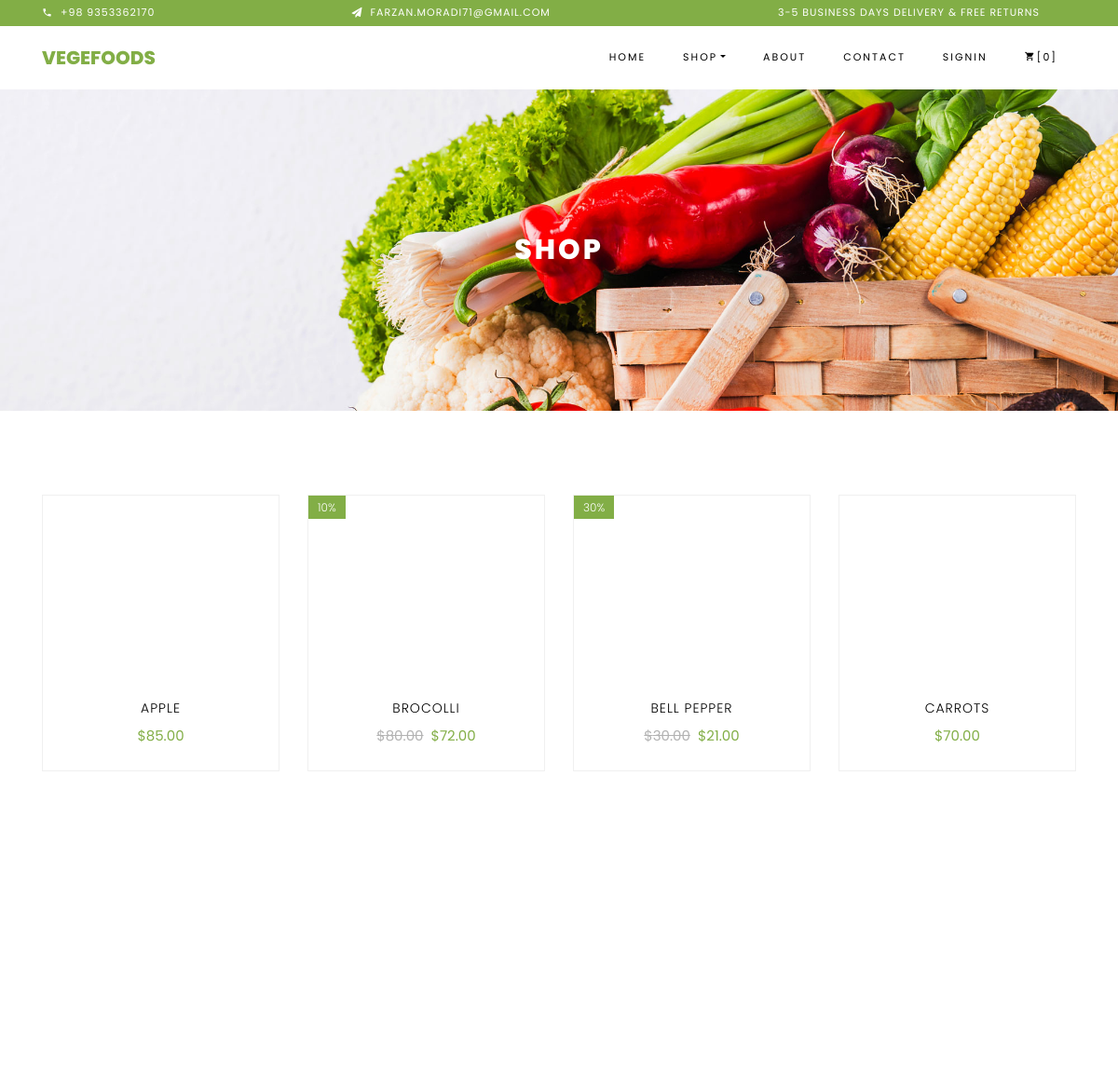
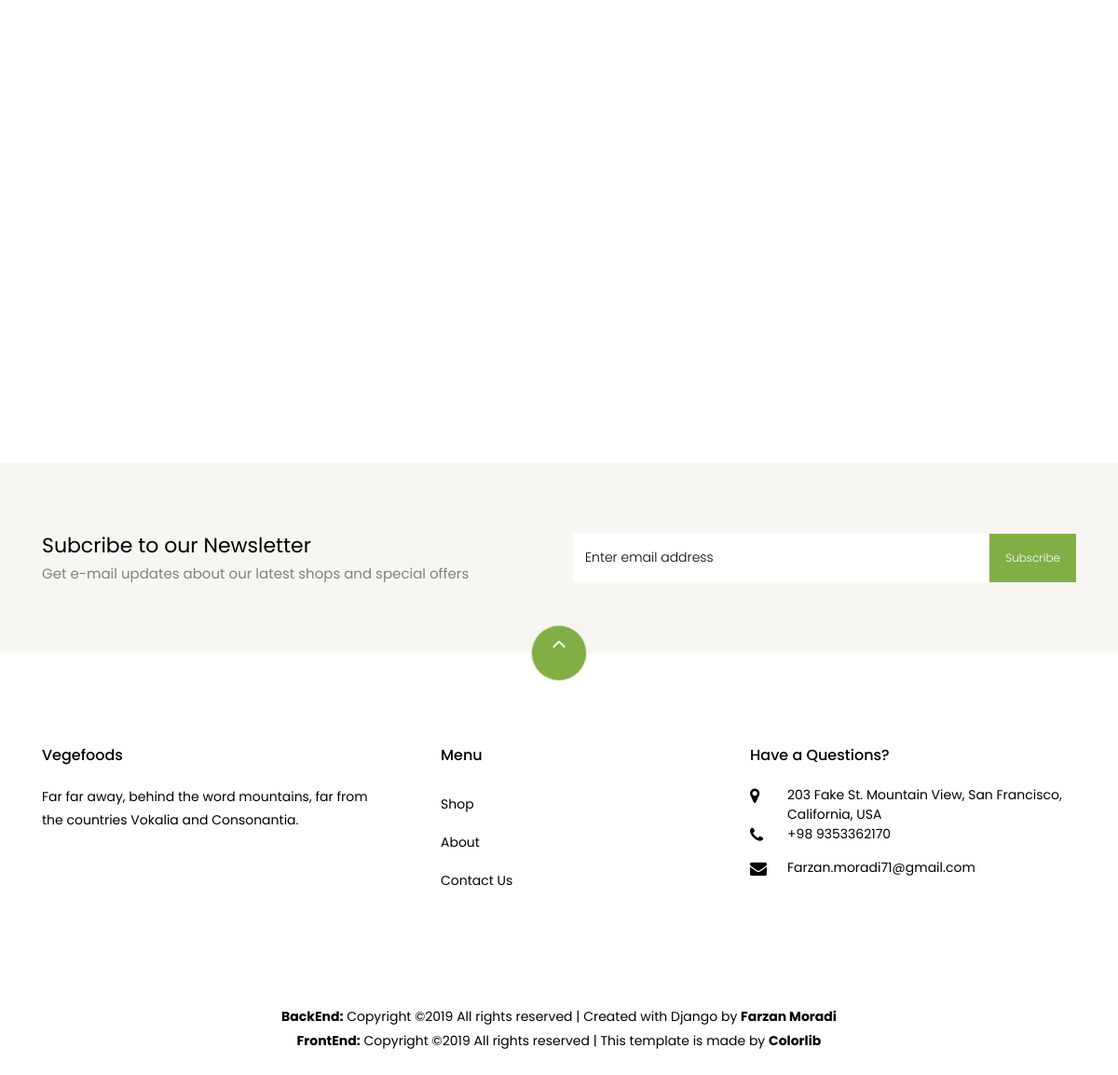
The app's page /shop/ with its own data (2 pictures, top to bottom).
### shop/models.py (models this page shows, shortened)
class Vegtables(models.Model):
    title = models.CharField(max_length=255, unique=True)
    kind = models.CharField(max_length=10, choices=KIND_CHOICES, default='green')
    prise = models.DecimalField(max_digits=6, decimal_places=2)
    Discount = models.PositiveIntegerField(default=0)
    detail = models.TextField(blank=True, default='')
    count = models.PositiveIntegerField(default=0)
    image = models.ImageField(upload_to = 'static/media/vegtables', default = 'static/media/vegtables/no-img.jpg')
    def discount_prise(self):
        return (self.prise * (100 - self.Discount))/100
    class Meta:
        ordering = ["title"]

### shop/views.py (the view)
# urls.py: path('', views.ShopPage, name='shop'),
def ShopPage(request):
    vegtable = Vegtables.objects.all
    wishlist = Wishlist.objects.all
    args = {'vegtable':vegtable, 'wishlist':wishlist}
    return render(request,'shop.html',args)

### shop/templates/shop.html (shortened to what this page needs)
{% extends 'base.html' %}
{% load staticfiles %}
{% block content %}
    <section class="ftco-section">
    	<div class="container">
    		<div class="row">
			{% for Vegtables in vegtable %}
				<div class="col-md-6 col-lg-3 ftco-animate">
    				<div class="product">
    					<a href="{% url 'shop:single_product' pk=Vegtables.pk %}" class="img-prod"><img class="img-fluid" src="/{{ Vegtables.image }}" alt="Colorlib Template">
						{% if Vegtables.Discount > 0 %}
    						<span class="status">{{ Vegtables.Discount }}%</span>
						{% endif %}
    					</a>
    					<div class="text py-3 pb-4 px-3 text-center">
    						<h3><a href="#">{{ Vegtables.title }}</a></h3>
    						<div class="d-flex">
    							<div class="pricing">
								{% if Vegtables.Discount > 0 %}
		    						<p class="price"><span class="mr-2 price-dc">${{ Vegtables.prise }}</span><span class="price-sale">${{ Vegtables.discount_prise }}</span></p>
								{% else %}
									<p class="price"><span>${{ Vegtables.prise }}</span></p>
								{% endif %}
		    					</div>
	    					</div>
    					</div>
    				</div>
    			</div>
				{% endfor %}
    		</div>
    	</div>
    </section>
		<section class="ftco-section ftco-no-pt ftco-no-pb py-5 bg-light">
      <div class="container py-4">
        <div class="row d-flex justify-content-center py-5">
          <div class="col-md-6">
          	<h2 style="font-size: 22px;" class="mb-0">Subcribe to our Newsletter</h2>
          	<span>Get e-mail updates about our latest shops and special offers</span>
          </div>
          <div class="col-md-6 d-flex align-items-center">
            <form action="#" class="subscribe-form">
              <div class="form-group d-flex">
                <input type="text" class="form-control" placeholder="Enter email address">
                <input type="submit" value="Subscribe" class="submit px-3">
              </div>
            </form>
          </div>
        </div>
      </div>
    </section>
{% endblock content %}

### records on screen
Vegtables: title "APPLE", prise "85.00"
Vegtables: Discount "10", title "BROCOLLI", prise "80.00", discount_prise "72.00"
Vegtables: Discount "30", title "BELL PEPPER", prise "30.00", discount_prise "21.00"
Vegtables: title "CARROTS", prise "70.00"

### other values on screen
{{ request.session.cart|length }} "0"
{{ request.path|cut:"/" }} "SHOP"
